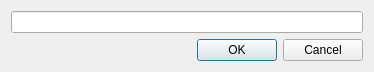
<?xml version="1.0" encoding="UTF-8"?>
<ui version="4.0">
 <class>PinCodeDialog</class>
 <widget class="QDialog" name="PinCodeDialog">
  <property name="geometry">
   <rect>
    <x>0</x>
    <y>0</y>
    <width>374</width>
    <height>61</height>
   </rect>
  </property>
  <property name="windowTitle">
   <string>Enter Pin Code</string>
  </property>
  <layout class="QGridLayout" name="gridLayout">
   <item row="1" column="0">
    <widget class="QDialogButtonBox" name="buttonBox">
     <property name="orientation">
      <enum>Qt::Horizontal</enum>
     </property>
     <property name="standardButtons">
      <set>QDialogButtonBox::Cancel|QDialogButtonBox::Ok</set>
     </property>
    </widget>
   </item>
   <item row="0" column="0">
    <widget class="QLineEdit" name="pinCode">
     <property name="maxLength">
      <number>16</number>
     </property>
    </widget>
   </item>
  </layout>
 </widget>
 <resources/>
 <connections>
  <connection>
   <sender>buttonBox</sender>
   <signal>accepted()</signal>
   <receiver>PinCodeDialog</receiver>
   <slot>accept()</slot>
   <hints>
    <hint type="sourcelabel">
     <x>248</x>
     <y>254</y>
    </hint>
    <hint type="destinationlabel">
     <x>157</x>
     <y>274</y>
    </hint>
   </hints>
  </connection>
  <connection>
   <sender>buttonBox</sender>
   <signal>rejected()</signal>
   <receiver>PinCodeDialog</receiver>
   <slot>reject()</slot>
   <hints>
    <hint type="sourcelabel">
     <x>316</x>
     <y>260</y>
    </hint>
    <hint type="destinationlabel">
     <x>286</x>
     <y>274</y>
    </hint>
   </hints>
  </connection>
 </connections>
</ui>
